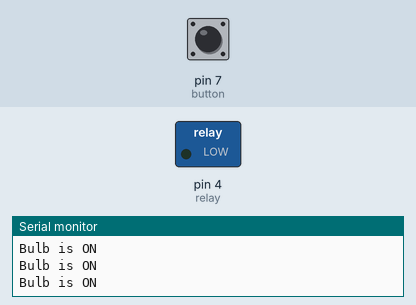
Recording of a sketch running on a simulated Arduino Uno, built with avr-gcc and run on an emulated ATmega328P. Parts: switched loads named in the sketch (green lamp = pin HIGH), the last lines printed to the serial monitor. Dashed ring = blinking. The test bench sets the inputs (shaded band); at power-on: pin 7 (button) HIGH.

Above: at 1.2 s.
1.3 s: pin 7 (button) pulled LOW for 0.15 s
At 1.38 s:
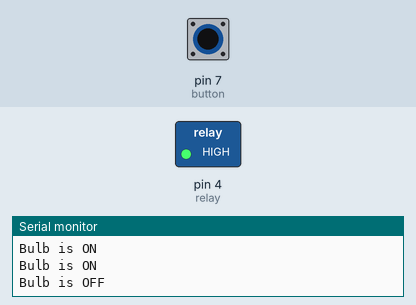
2.9 s: pin 7 (button) pulled LOW for 1 s
At 4.9 s:
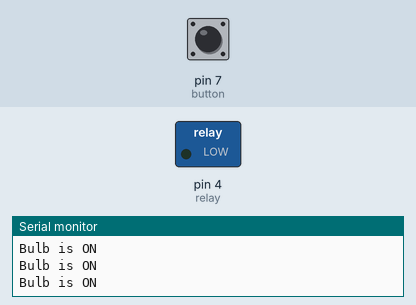
6.9 s: pin 7 (button) pulled LOW for 3.2 s
At 7.5 s:
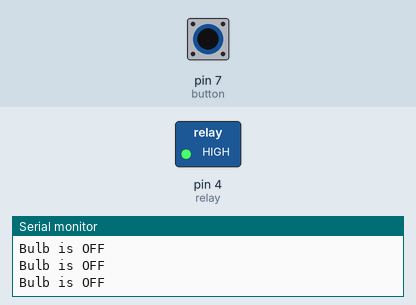
11.6 s: pin 7 (button) pulsed LOW 5 times (0.12 s each, 0.3 s apart)
At 11.96 s:
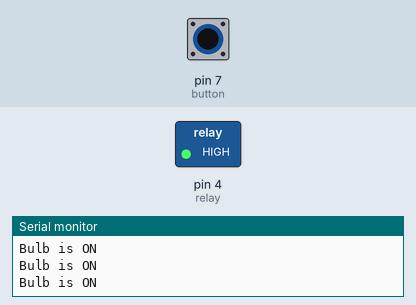
16.1 s: pin 7 (button) pulsed LOW 5 times (0.12 s each, 0.3 s apart)
At 18.2 s:
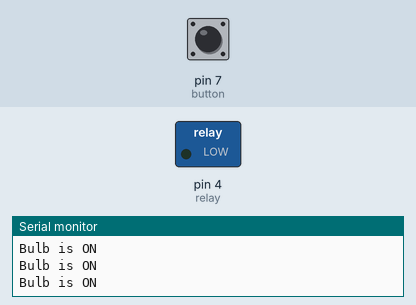
Timing chart, 0 to 19.7 s (numbered marks = the images above; inputs shaded):
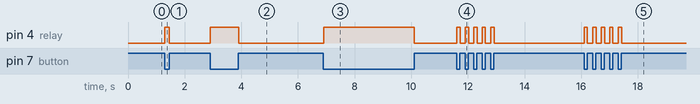

Measured:
- after the input at 1.3 s, pin 4 (relay): LOW → HIGH at once, → LOW 0.15 s later
- after the input at 2.9 s, pin 4 (relay): LOW → HIGH at once, → LOW 1.0 s later
- after the input at 6.9 s, pin 4 (relay): LOW → HIGH at once, → LOW 3.2 s later
- after the input at 11.6 s, pin 4 (relay): alternates HIGH for 0.12 s and LOW for 0.18 s, 10 changes in all, then stays LOW, starting at once
- after the input at 16.1 s, pin 4 (relay): alternates HIGH for 0.12 s and LOW for 0.18 s, 10 changes in all, then stays LOW, starting at once

The sketch:

Relay_AC.ino
```cpp
int button = 7;
int relay = 4;


void setup() {
  pinMode(button, INPUT_PULLUP);
  pinMode(relay, OUTPUT);
  Serial.begin(9600);
  // put your setup code here, to run once:

}

void loop() {
if(digitalRead(button) == LOW){
    digitalWrite(relay, HIGH);
     Serial.println("Bulb is OFF");
}

else{
      digitalWrite(relay, LOW);
      Serial.println("Bulb is ON");
}


  // put your main code here, to run repeatedly:

}
```
